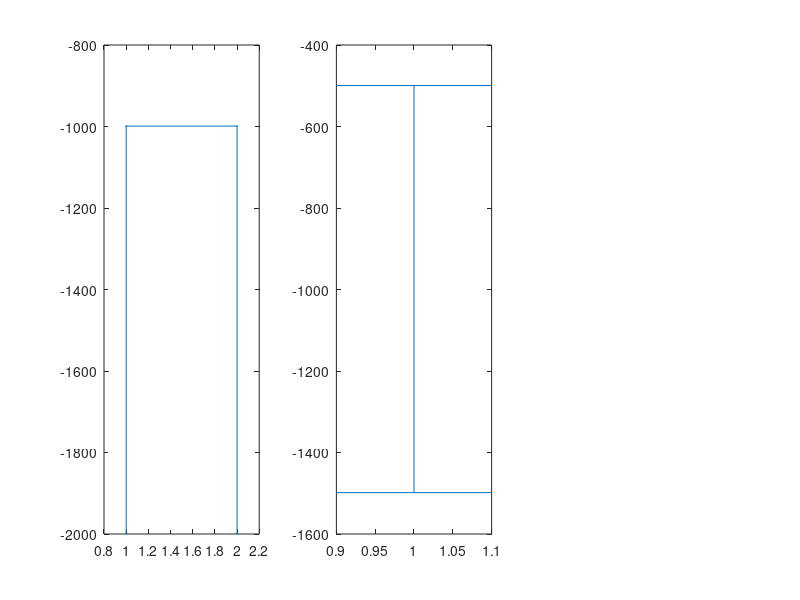

The MATLAB source for this figure: (Note: this script raises an error after producing the figure.)
clear all
good_files = dir(fullfile('good','*.mat'));
bad_files = dir('/bad/*.mat');
rand_files = dir('/rand/*.mat');


min_good_reward = 999; max_good_reward = 0; min_good_survival = 999;
max_good_survival = 0; min_good_FE = 0;   max_good_FE = -999;

min_rand_reward = 999;
max_rand_reward = 0;
min_rand_survival = 999;
max_rand_survival = 0;
min_rand_FE = 0;
max_rand_FE = -999;

min_bad_reward = 999;
max_bad_reward = 0;
min_bad_survival = 999;
max_bad_survival = 0;
min_bad_FE = 0;
max_bad_FE = -999;

for file = good_files'
   
    MDP = load(fullfile('good',file.name));
    reward = MDP.reward;
    if reward > max_good_reward
       max_good_reward = reward; 
    end
    if reward < min_good_reward
       min_good_reward = reward; 
    end
    survival = MDP.survival;
    if survival > max_good_survival
       max_good_survival = survival;
    end
    if survival < min_good_survival
        min_good_survival = survival;
    end
    FE = MDP.Full_Model_FE{:};
    
    if FE > max_good_FE
        max_good_FE = FE;
    end
    if FE < min_good_FE
       min_good_FE = FE ;
    end
        
end

for file = good_files'
   
    MDP = load(fullfile('bad',file.name));
    reward = MDP.reward;
    if reward > max_bad_reward
       max_bad_reward = reward; 
    end
    if reward < min_bad_reward
       min_bad_reward = reward; 
    end
    survival = MDP.survival;
    if survival > max_bad_survival
       max_bad_survival = survival;
    end
    if survival < min_bad_survival
        min_bad_survival = survival;
    end
    FE = MDP.Full_Model_FE{:};
    
    if FE > max_bad_FE
        max_bad_FE = FE;
    end
    if FE < min_bad_FE
       min_bad_FE = FE ;
    end
        
end


x = [1 2];
max_good_reward
min_good_reward
hold on
subplot(1,3,1);
x
y = [mean(max_good_reward - min_good_reward), mean(max_bad_reward - min_bad_reward)];
min = [min_good_reward min_bad_reward];
max = [max_good_reward max_bad_reward]; 
errorbar(x, y, min, max);


subplot(1,3,2);
gs = errorbar(1, mean(max_good_survival - min_good_survival), (max_good_survival - min_good_survival) / 2);gs.Color = 'green';
bs = errorbar(2, mean(max_bad_survival - min_bad_survival), (max_bad_survival - min_bad_survival) / 2);bs.Color = 'red';
x = -100:0:1;
subplot(1,3,3); 
gf = errorbar(1, mean(max_good_FE + min_good_FE), (max_good_FE - min_good_FE) /2); gf.Color = 'green';
bf = errorbar(4, mean(max_bad_FE + min_bad_FE), (max_bad_FE - min_bad_FE) /2); bf.Color = 'red';
